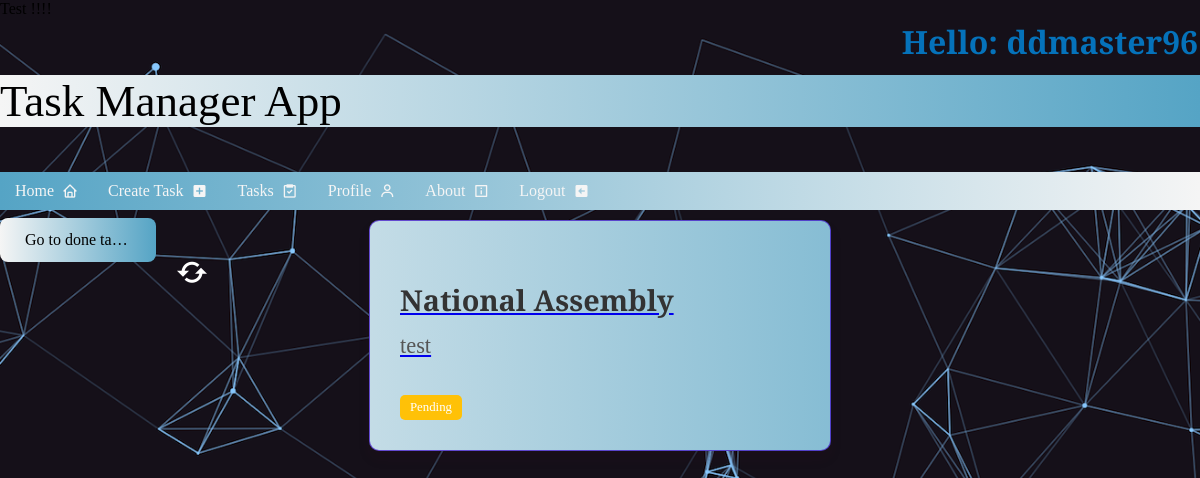
/tasks_app/task_dashboard/ (signed in), run on an earlier commit of the app's database.
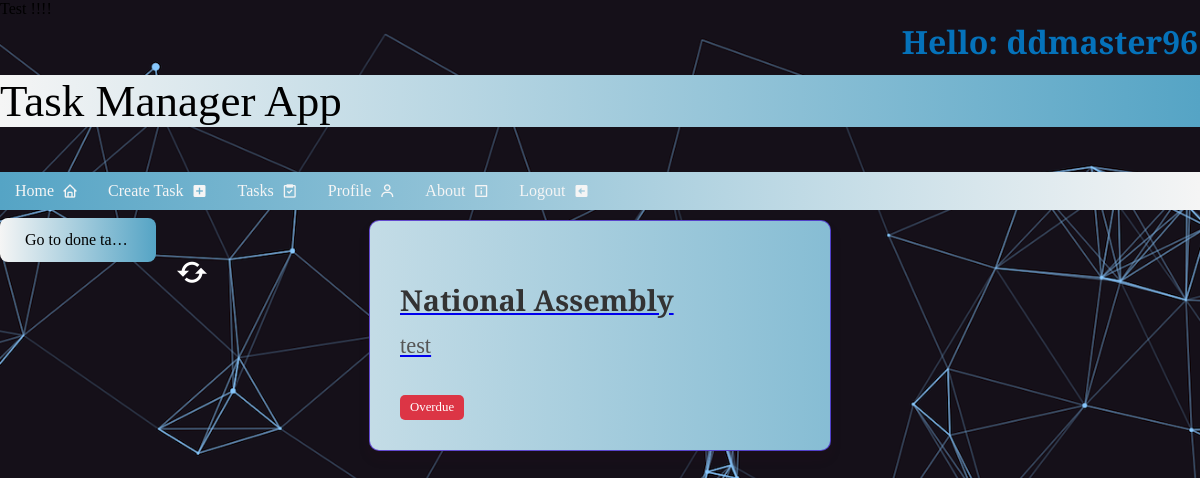
And on a later commit of the database.
### accounts/models.py (models this page shows, shortened)
class AppUser(AbstractBaseUser , PermissionsMixin):
    email = models.EmailField(
        unique=True
    )
    username = models.CharField(
        unique=True,
        max_length=150,
    )
    is_staff = models.BooleanField(
        _("staff status"),
        default=False,
        help_text=_("Designates whether the user can log into this admin site."),
    )
    is_active = models.BooleanField(
        _("active"),
        default=True,
        help_text=_(
            "Designates whether this user should be treated as active. "
            "Unselect this instead of deleting accounts."
        ),
    )
    objects = AppUserManager()
    EMAIL_FIELD = "email"
    USERNAME_FIELD = "username" # means the first credential in our auth
    REQUIRED_FIELDS = ["email"]

### tasks_app/models.py (models this page shows, shortened)
class Tasks(models.Model):
    name = models.CharField(
        max_length=100
    )
    description = models.TextField()
    date_created = models.DateTimeField(
        auto_now_add=True
    )
    due_date = models.DateTimeField(
        help_text="Due date with time and hour"
    )
    to_be_notified_on = models.DateTimeField(
        null=True,
        blank=True,
        default=get_default_notification_time()
    )
    profile = models.ForeignKey(
        Profile,
        on_delete=models.CASCADE,
        related_name="user_tasks",
        null=True,
        blank=True
    )
    status = models.CharField(
        choices=StatusChoices.choices,
        default=StatusChoices.PENDING,
        max_length=100,
    )

### tasks_app/views.py (the view)
# urls.py: path('task_dashboard/', DashboardView.as_view(), name='dashboard'),
class DashboardView(ListView, FormView):
    template_name = 'tasks/dashboard.html'
    context_object_name = 'tasks'
    form_class = SearchForm
    paginate_by = 8
    model = Tasks
    success_url = reverse_lazy('dashboard')
    def get_queryset(self):
        user_profile = self.request.user.profile
        queryset = self.model.objects.filter(profile=user_profile).exclude(status='Done')
        return queryset

### common/templatetags/user_info.py (called while the page is built)
@register.inclusion_tag('common/user_info.html')
def user_info(user):
    if user.is_authenticated:
        return {
            'user': user.username,
        }
    return {
        'user': 'Anonymous',
    }

### templates/tasks/dashboard.html
{% extends 'common/base.html' %}
{% block content %}
    <a href="{% url 'done_dashboard' %}">
        <button class="button-8">Go to done tasks!</button>
    </a>
    <a href="{% url 'overdue' %}">
        <i class='bx bx-refresh icon-large'></i>
    </a>
    {% for task in tasks %}
        <div class="task-box">
            <a href="{% url 'task_details' task.pk %}">
                <h3>{{ task.name }}</h3>
                <p>{{ task.description }}</p>
                <span class="task-status {% if task.status == 'Pending' %}pending{% elif task.status == 'Overdue' %}overdue{% endif %}">
                {{ task.status|title }}
            </span>
            </a>
        </div>
    {% endfor %}
{% endblock %}

### templates/common/base.html (shortened to what this page needs)
{% load static %}
{% load user_info %}
<!DOCTYPE html>
<html lang="en">
<head>
    <link rel="stylesheet" href={% static 'styles.css' %}>
    <link href='https://unpkg.com/boxicons@2.1.4/css/boxicons.min.css' rel='stylesheet'>
</head>
<div>
    {% user_info request.user %}
</div>
<body>
    <p>Task Manager App</p>
        {% include 'common/nav.html' %}
    {% block content %}
    {% endblock %}
</body>

### templates/common/user_info.html
<div>
    <div>
        <h1 class="h1-title">Hello: {{ user }}</h1>
    </div>
</div>

### templates/common/nav.html (shortened to what this page needs)
{% load static %}
<nav class="navbar">
    <ul>
        <li>
            <a href="{% url 'index' %}">
                Home
                <i class='bx bx-home'></i>
            </a>
        </li>
        {% if request.user.is_authenticated %}
            <li>
                <a href="{% url 'create_task' %}">Create Task
                    <i class='bx bxs-plus-square'></i>
                </a>
            </li>
            <li>
                <a href="{% url 'dashboard' %}">Tasks
                    <i class='bx bx-task'></i>
                </a>
            </li>
            <li>
                <a href="{% url 'profile' %}">Profile
                    <i class='bx bx-user'></i>
                </a>
            </li>
        {% endif %}
        <li>
            <a href="#">About
                <i class='bx bx-info-square'></i>
            </a>
        </li>
        {% if not request.user.is_authenticated %}
            <li>
                <a href="{% url 'login' %}">Login
                    <i class='bx bx-lock'></i>
                </a>
            </li>
            <li>
                <a href="{% url 'register' %}">Register
                    <i class='bx bx-right-arrow-alt'></i>
                </a>
            </li>
        {% else %}
            <li>
                <a href="{% url 'logout' %}"
                   onclick="event.preventDefault(); document.getElementById('logout-form').submit()" class="menu-link">
                    Logout
                    <i class='bx bxs-left-arrow-square'></i>
                </a>
            </li>
        {% endif %}
    </ul>
</nav>

### static/main_page.css (style rules this page uses)
h1 { color: #27c99a; font-family: "Playfair Display", serif; }
h3 { color: #27c99a; font-family: "Playfair Display", serif; font-weight: bold; font-size: 1rem; }
body { background-image: url('images/compute-ea4c57a4.png'); background-repeat: no-repeat; background-attachment: fixed; background-size: cover; background-position: center; }
p { background: linear-gradient(to left, #55a4c5, whitesmoke) no-repeat fixed; font-family: 'Playfair Display', serif; font-size: 45px; text-align: left; top: 10px }
.h1-title { text-align: right; margin: 0; padding: 2px; color: #0572ba; font-family: 'Playfair Display', serif; }

### static/nav.css (style rules this page uses)
body { margin: 0px; top: 0; }
.navbar ul { list-style-type: none; background: linear-gradient(to right, #55a4c5, whitesmoke) no-repeat fixed; padding: 0; margin: 0; overflow: hidden; }
.navbar li { float: left; }
.navbar a { color: whitesmoke; text-decoration: none; padding: 10px 15px; display: flex; align-items: center; text-align: center; backdrop-filter: blur(10%); transition: background-color 0.3s, color 0.3s; border-radius: 5px; }
.navbar i { margin-left: 8px; }
.icon-large { font-size: 36px; color: white; position: absolute; top:34%; left: 16%; transform: translate(-50%, -50%); }

### static/forms.css (style rules this page uses)
.button-8 { appearance: menulist-button; border-radius: 8px; border-width: 0; cursor: pointer; font-family: 'Playfair Display', serif; font-size: 100%; height: 44px; line-height: 2; margin: 8px 0 0; padding: 0 25px; position: absolute; text-align: center; text-transform: none; transform: translateZ(0); transition: all .2s, box-shadow .08s ease-in; user-select: none; -webkit-user-select: none; touch-action: manipulation; width: 13%; background: linear-gradient(to left, #55a4c5, whitesmoke) no-repeat fixed; overflow: hidden; text-overflow: ellipsis; white-space: nowrap; }
p { margin-top: 10px; }

### static/task_box.css (style rules this page uses)
.task-box { width: 400px; padding: 30px; margin: 10px auto; background: linear-gradient(to left, #55a4c5, whitesmoke) no-repeat fixed; border: 1px solid rgba(57, 9, 197, 0.69); border-radius: 10px; box-shadow: 0 8px 12px rgba(55, 8, 31, 0.1); font-family: "Playfair Display", serif; }
.task-box h3 { font-size: 1.8rem; color: #333; margin-bottom: 10px; }
.task-box p { font-size: 1.4rem; color: #555; line-height: 1.5; }
.task-box .task-status { display: inline-block; padding: 5px 10px; font-size: 0.8rem; color: #fff; border-radius: 5px; margin-top: 10px; }
.task-box .task-status.overdue { background-color: #dc3545; }

What changed in the data, as far as the page shows it:
changed Tasks "National Assembly": status "Pending" → "Overdue"
